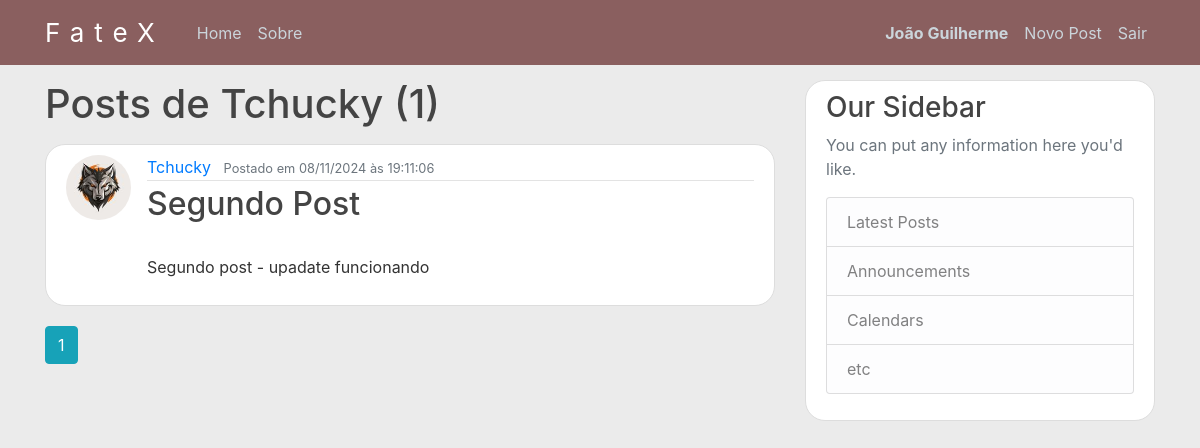
The page /user/Tchucky (signed in) on the database its author committed.
### app/models.py (models this page shows, shortened)
class User(db.Model, UserMixin):
    id = db.Column(db.Integer, primary_key=True)
    username = db.Column(db.String(20), unique=True, nullable=False)
    email = db.Column(db.String(120), unique=True, nullable=False)
    image_file = db.Column(db.String(20), nullable=False, default='default.jpg')
    password = db.Column(db.String(60), nullable=False)
    posts = db.relationship('Post', backref='author', lazy=True)

class Post(db.Model):
    id = db.Column(db.Integer, primary_key=True)
    title = db.Column(db.String(100), nullable=False)
    date_posted = db.Column(db.DateTime, nullable=False, default = datetime.utcnow)
    content = db.Column(db.Text, nullable=False)
    user_id = db.Column(db.Integer, db.ForeignKey('user.id'), nullable=False)

### app/routes.py (the view)
@app.route("/user/<string:username>")
@login_required
def user_posts(username):
    page = request.args.get('page', 1, type=int)
    user = User.query.filter_by(username=username).first_or_404()
    posts = Post.query.filter_by(author=user)
    posts = posts.order_by(Post.date_posted.desc())
    posts = posts.paginate(page=page, per_page=5)
    return render_template('user_posts.html', posts = posts, user=user)

### app/models.py (called while the page is built)
@login_manager.user_loader
def load_user(user_id):
    return User.query.get(int(user_id))

### app/templates/user_posts.html
{%extends "layout.html"%}
{%block content%}
<h1 class="mb-3">Posts de {{user.username}} ({{posts.total}})</h1>
{%for post in posts.items%}
<article class="media content-section">
    <img class="rounded-circle article-img" src="{{url_for('static', filename='profile_pics/' + post.author.image_file)}}">
    <div class="media-body">
        <div class="article-metadata">
            <a class="mr-2" href="{{url_for('user_posts', username=post.author.username)}}">{{ post.author.username }}</a>
            <small class="text-muted">Postado em {{ post.date_posted.strftime('%d/%m/%Y às %H:%m:%S') }}</small>
        </div>
        <h2><a class="article-title" href="{{url_for('post', post_id=post.id)}}">{{ post.title }}</a></h2>
        <p class="article-content">{{ post.content }}</p>
    </div>
</article>
{%endfor%}
{%for page_num in posts.iter_pages(left_edge=1, right_edge=1, left_current=1, right_current=2)%}
    {% if page_num %}
        {% if posts.page == page_num %}
            <a class="btn btn-info mb-4" href="{{url_for('user_posts', username=user.username, page=page_num)}}">{{page_num}}</a>
        {% else %}
            <a class="btn btn-outline-info mb-4" href="{{url_for('user_posts', username=user.username, page=page_num)}}">{{page_num}}</a>
        {% endif %}
    {% else %}
        ...
    {% endif %}
{%endfor%}
{%endblock content%}

### app/templates/layout.html (shortened to what this page needs)
<!DOCTYPE html>
<html>
<head>
    <link rel="stylesheet" href="https://maxcdn.bootstrapcdn.com/bootstrap/4.0.0/css/bootstrap.min.css">
    <link rel="stylesheet" type="text/css" href="{{ url_for('static', filename='main.css') }}">
</head>
<body>
    <header class="site-header">
      <nav class="navbar navbar-expand-md navbar-dark bg-steel fixed-top">
        <div class="container">
          <a class="navbar-brand mr-4" href="/">FateX</a>
          <div class="collapse navbar-collapse" id="navbarToggle">
            <div class="navbar-nav mr-auto">
              <a class="nav-item nav-link" href="{{ url_for('home') }}">Home</a>
              <a class="nav-item nav-link" href="{{ url_for('about') }}">Sobre</a>
            </div>
            <div class="navbar-nav">
              {% if current_user.is_authenticated %}
                <strong><a class="nav-item nav-link" href="{{ url_for('account') }}">{{current_user.username}}</a></strong>
                <a class="nav-item nav-link" href="{{ url_for('new_post') }}">Novo Post</a>
                <a class="nav-item nav-link" href="{{ url_for('logout') }}">Sair</a>
              {% else %}
                <a class="nav-item nav-link" href="{{ url_for('login') }}">Entrar</a>
                <a class="nav-item nav-link" href="{{ url_for('register') }}">Cadastre-se</a>
              {% endif %}
            </div>
          </div>
        </div>
      </nav>
    </header>
    <main role="main" class="container">
      <div class="row">
        <div class="col-md-8">
          {% block content %}{% endblock %}
        </div>
        <div class="col-md-4">
          <div class="content-section">
            <h3>Our Sidebar</h3>
            <p class='text-muted'>You can put any information here you'd like.
              <ul class="list-group">
                <li class="list-group-item list-group-item-light">Latest Posts</li>
                <li class="list-group-item list-group-item-light">Announcements</li>
                <li class="list-group-item list-group-item-light">Calendars</li>
                <li class="list-group-item list-group-item-light">etc</li>
              </ul>
            </p>
          </div>
        </div>
      </div>
    </main>
</body>
</html>

### app/static/main.css (style rules this page uses)
body { background: #e6e6e6c7; color: #333333; margin-top: 5rem; }
h1, h2, h3, h4, h5, h6 { color: #444444; }
.bg-steel { background-color: #8a5f5f; }
.navbar-brand { font-size: 26px; letter-spacing: 10px; text-decoration: solid; }
.site-header .navbar-nav .nav-link { color: #cbd5db; }
.content-section { background: #ffffff; padding: 10px 20px; border: 1px solid #dddddd; border-radius: 20px; margin-bottom: 20px; }
.article-title { color: #444444; }
.article-content { white-space: pre-line; }
.article-img { height: 65px; width: 65px; margin-right: 16px; }
.article-metadata { padding-bottom: 1px; margin-bottom: 4px; border-bottom: 1px solid #e3e3e3 }

### rows shown on the page
User: username "João Guilherme"
User: username "Tchucky"
Post: image_file (picture), author.username "Tchucky", date_posted "08/11/2024 às 19:11:06", title "Segundo Post", content "Segundo post - upadate funcionando"

### other values the page prints
{{ posts.total }} "1"
{{ page_num }} "1"
